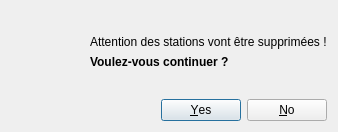
<?xml version="1.0" encoding="UTF-8"?>
<ui version="4.0">
 <author>Nicolas Szakacs</author>
 <class>Dialog</class>
 <widget class="QDialog" name="Dialog">
  <property name="windowModality">
   <enum>Qt::ApplicationModal</enum>
  </property>
  <property name="geometry">
   <rect>
    <x>0</x>
    <y>0</y>
    <width>338</width>
    <height>132</height>
   </rect>
  </property>
  <property name="windowTitle">
   <string>Confirmation</string>
  </property>
  <property name="windowIcon">
   <iconset resource="../resources.qrc">
    <normaloff>:/icons/icon.png</normaloff>:/icons/icon.png</iconset>
  </property>
  <layout class="QGridLayout" name="gridLayout">
   <item row="1" column="0">
    <widget class="QDialogButtonBox" name="buttonBox">
     <property name="cursor">
      <cursorShape>PointingHandCursor</cursorShape>
     </property>
     <property name="orientation">
      <enum>Qt::Horizontal</enum>
     </property>
     <property name="standardButtons">
      <set>QDialogButtonBox::No|QDialogButtonBox::Yes</set>
     </property>
     <property name="centerButtons">
      <bool>false</bool>
     </property>
    </widget>
   </item>
   <item row="0" column="0">
    <layout class="QHBoxLayout" name="horizontalLayout_2">
     <property name="topMargin">
      <number>0</number>
     </property>
     <item>
      <widget class="QLabel" name="logo_warning">
       <property name="minimumSize">
        <size>
         <width>72</width>
         <height>72</height>
        </size>
       </property>
       <property name="text">
        <string/>
       </property>
       <property name="pixmap">
        <pixmap resource="../resources.qrc">:/icons/icons8-warning-96.png</pixmap>
       </property>
      </widget>
     </item>
     <item>
      <layout class="QVBoxLayout" name="verticalLayout">
       <item>
        <spacer name="verticalSpacer_2">
         <property name="orientation">
          <enum>Qt::Vertical</enum>
         </property>
         <property name="sizeHint" stdset="0">
          <size>
           <width>20</width>
           <height>40</height>
          </size>
         </property>
        </spacer>
       </item>
       <item>
        <widget class="QLabel" name="titre_1">
         <property name="font">
          <font>
           <weight>50</weight>
           <bold>false</bold>
          </font>
         </property>
         <property name="text">
          <string>Attention des stations vont être supprimées !</string>
         </property>
        </widget>
       </item>
       <item>
        <widget class="QLabel" name="titre_2">
         <property name="font">
          <font>
           <weight>75</weight>
           <bold>true</bold>
          </font>
         </property>
         <property name="text">
          <string>Voulez-vous continuer ?</string>
         </property>
        </widget>
       </item>
       <item>
        <spacer name="verticalSpacer_3">
         <property name="orientation">
          <enum>Qt::Vertical</enum>
         </property>
         <property name="sizeHint" stdset="0">
          <size>
           <width>20</width>
           <height>40</height>
          </size>
         </property>
        </spacer>
       </item>
      </layout>
     </item>
    </layout>
   </item>
  </layout>
 </widget>
 <connections>
  <connection>
   <sender>buttonBox</sender>
   <signal>accepted()</signal>
   <receiver>Dialog</receiver>
   <slot>accept()</slot>
   <hints>
    <hint type="sourcelabel">
     <x>248</x>
     <y>254</y>
    </hint>
    <hint type="destinationlabel">
     <x>157</x>
     <y>274</y>
    </hint>
   </hints>
  </connection>
  <connection>
   <sender>buttonBox</sender>
   <signal>rejected()</signal>
   <receiver>Dialog</receiver>
   <slot>reject()</slot>
   <hints>
    <hint type="sourcelabel">
     <x>316</x>
     <y>260</y>
    </hint>
    <hint type="destinationlabel">
     <x>286</x>
     <y>274</y>
    </hint>
   </hints>
  </connection>
 </connections>
</ui>
